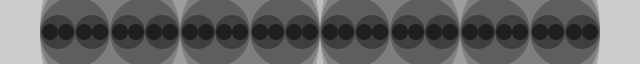
Frame 1 (no input)
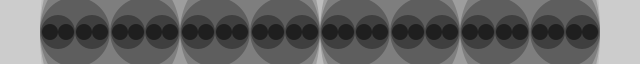
Frame 2 (the mouse pressed at the canvas centre, redrawn once)

The Processing sketch that drew these frames (run headless with seeded random() and noise(); the mouse was pressed at the canvas centre and the sketch redrawn once):

// Processing sketch: recursion
// ── recursion.pde
void setup() {
  size(640, 64recursionrecursion0);
  noStroke();
  noLoop();
}

void draw() {
  drawCircle(width/2, 280, 6);
}

void drawCircle(int x, int radius, int level) {                    
  float tt = 126 * level/4.0;
  fill(tt);
  ellipse(x, height/2, radius*2, radius*2);      
  if(level > 1) {
    level = level - 1;
    drawCircle(x - radius/2, radius/2, level);
    drawCircle(x + radius/2, radius/2, level);
  }
}
